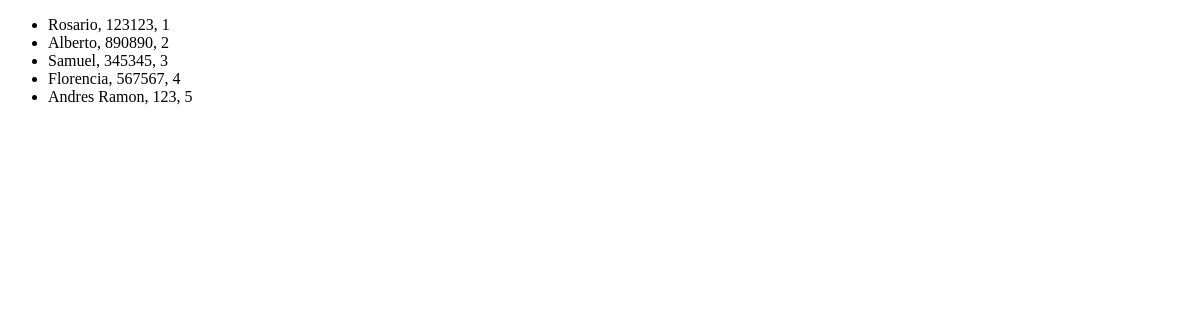
Before: /panel-familia/ with the older database file.
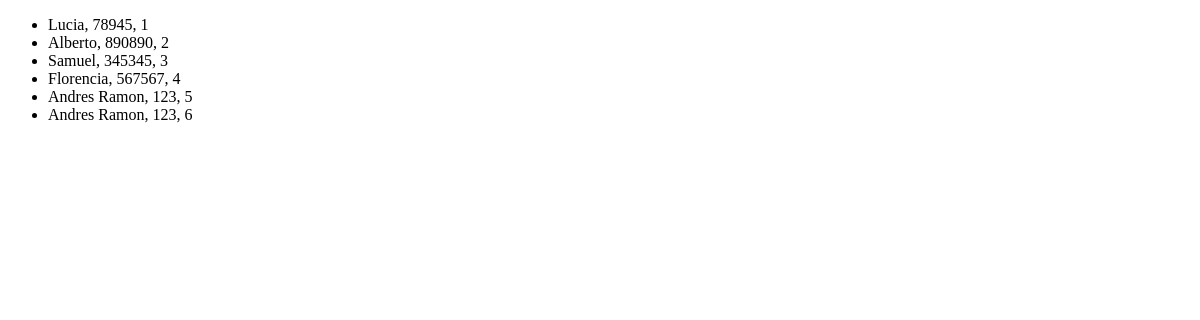
After: the same page with the newer database file.
### ejemplo/models.py (models this page shows)
class Familiar(models.Model):
    nombre = models.CharField(max_length=100)
    direccion = models.CharField(max_length=200)
    numero_pasaporte = models.IntegerField()
    def __str__(self):
        return f"{self.nombre}, {self.numero_pasaporte}, {self.id}"

### ejemplo/views.py (the view)
# urls.py: path('panel-familia/', FamiliarList.as_view()), # NUEVA RUTA PARA LISTAR FAMILIAR
class FamiliarList(ListView):
  model = Familiar

### ejemplo/templates/ejemplo/familiar_list.html (shortened to what this page needs)
<!DOCTYPE html>
<html lang="en">
<head>
</head>
<body>
<ul>
{% for familiar in object_list %}
    <li>{{familiar}}</li>
{% endfor %}
</ul>
</body>
</html>

Changed rows visible on the page:
changed Familiar: nombre+numero_pasaporte+id "Rosario, 123123, 1" → "Lucia, 78945, 1"
added Familiar: nombre+numero_pasaporte+id "Andres Ramon, 123, 6"
